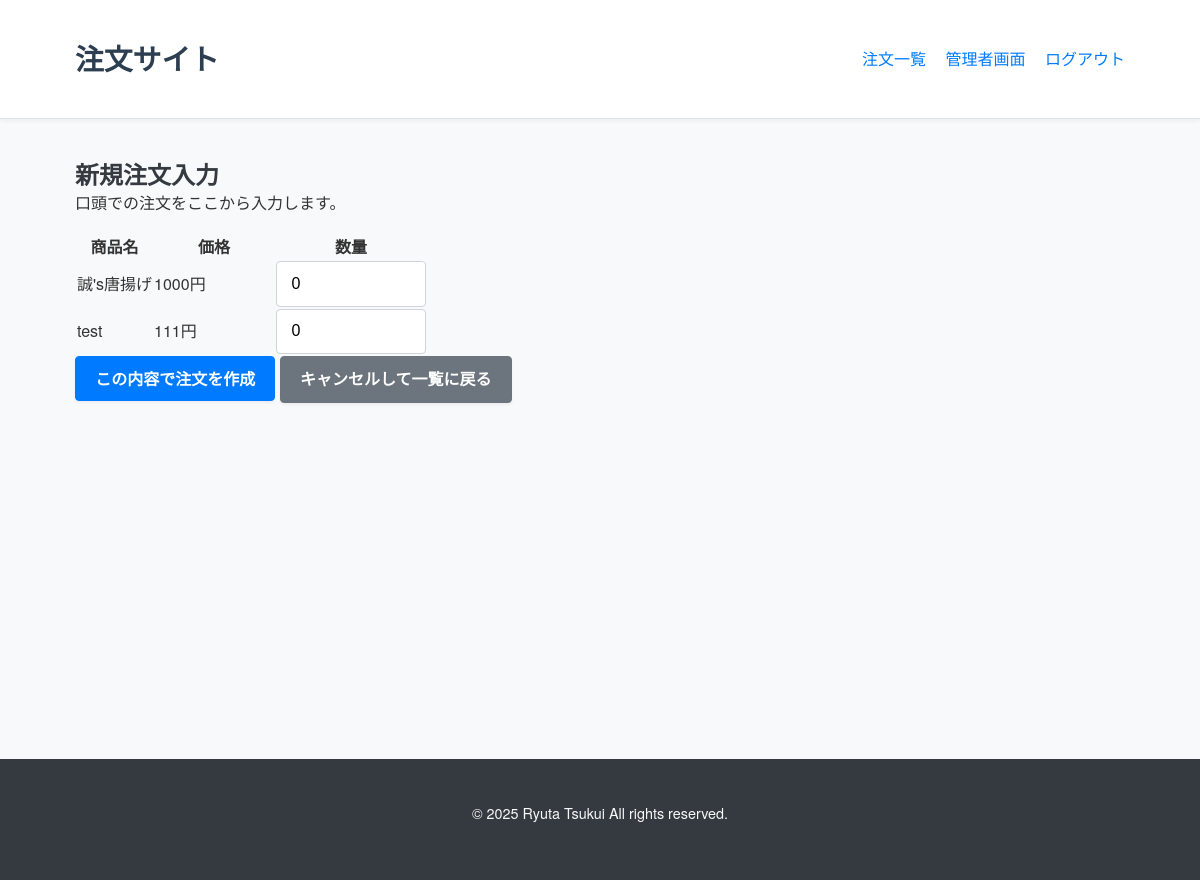
Page /orders/new/ (signed in) on the committed database.
### menu/models.py (models this page shows, shortened)
class MenuItem(models.Model):
    name = models.CharField(max_length=100)
    price = models.IntegerField()
    description = models.TextField(blank=True)
    image = models.ImageField(upload_to='menu_images/', blank=True, null=True)
    def image_tag(self):
        if self.image:
            return format_html('<img src="{}" width="100" height="100" />', self.image.url)
        return "No Image"
    image_tag.short_description = '画像表示'

### menu/views.py (the view, shortened to what this page needs)
# urls.py: path('orders/new/', views.staff_order_entry, name='staff_order_entry'),
@login_required
@transaction.atomic
def staff_order_entry(request):
    if request.method != 'POST':
        items = MenuItem.objects.all()
        return render(request, 'menu/staff_order_entry.html', {'items': items})

### menu/templates/menu/staff_order_entry.html (shortened to what this page needs)
{% extends 'base.html' %}
{% load static %}
{% block content %}
<div class="container mt-4">
        <h2>新規注文入力</h2>
        <p>口頭での注文をここから入力します。</p>
        <form method="post">
            <table class="table table-bordered">
                <thead class="table-light">
                    <tr>
                        <th>商品名</th>
                        <th style="width: 120px;">価格</th>
                        <th style="width: 150px;">数量</th>
                    </tr>
                </thead>
                <tbody>
                    {% for item in items %}
                    <tr>
                        <td>{{ item.name }}</td>
                        <td>{{ item.price }}円</td>
                        <td>
                            <input type="number" name="quantity_{{ item.id }}" class="form-control" value="0" min="0">
                        </td>
                    </tr>
                    {% endfor %}
                </tbody>
            </table>
            <button type="submit" class="btn btn-primary">この内容で注文を作成</button>
            <a href="{% url 'menu:order_list' %}" class="btn btn-secondary">キャンセルして一覧に戻る</a>
        </form>
</div>
{% endblock %}

### static/css/style.css (style rules this page uses)
*, *::before, *::after { box-sizing: border-box; margin: 0; padding: 0; }
html { font-size: 16px; scroll-behavior: smooth; }
body { font-family: 'Helvetica Neue', Arial, 'Hiragino Kaku Gothic ProN', 'Hiragino Sans', Meiryo, sans-serif; line-height: 1.6; color: #333; background-color: #f8f9fa; margin: 0; }
.container { width: 90%; max-width: 1200px; margin: 0 auto; padding: 20px 15px; }
h1, h2, h3, h4, h5, h6 { font-weight: 600; line-height: 1.3; color: #343a40; }
p { margin-bottom: 1em; }
.btn { display: inline-block; padding: 0.6em 1.2em; font-size: 1rem; font-weight: 600; text-align: center; text-decoration: none; color: #fff; background-color: #007bff; border: 1px solid #007bff; border-radius: 0.25rem; cursor: pointer; transition: background-color 0.2s ease-in-out, border-color 0.2s ease-in-out, color 0.2s ease-in-out, box-shadow 0.2s ease-in-out; box-shadow: 0 2px 3px rgba(0,0,0,0.05); }
.btn-secondary { background-color: #6c757d; border-color: #6c757d; }
input[type="text"].form-control, input[type="password"].form-control, input[type="email"].form-control, input[type="number"].form-control, select.form-control, textarea.form-control { width: 100%; padding: 0.6em 0.9em; margin-bottom: 0; border: 1px solid #ced4da; border-radius: 0.25rem; font-size: 1rem; line-height: 1.5; transition: border-color 0.2s ease-in-out, box-shadow 0.2s ease-in-out; }

### rows in the picture
MenuItem: name "誠's唐揚げ", price "1000"
MenuItem: name "test", price "111"
